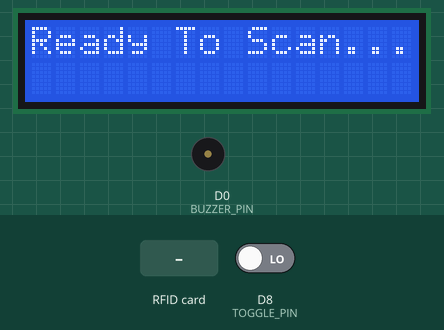
A sketch run on a simulated ESP8266 (NodeMCU). Shown: 16×2 character LCD, buzzer (waves = sounding, pin HIGH). The inputs (shaded band) are chosen by the test bench; at power-on: D8 (TOGGLE_PIN) LOW. WiFi joins after 1.5 s; servers stay silent unless stated; uploads are accepted with an empty reply; what the sketch prints to the serial monitor is not drawn.

Above: at 3.3 s.
3.4 s: RFID card 12 34 56 78 9A held to the reader
At 4.7 s:
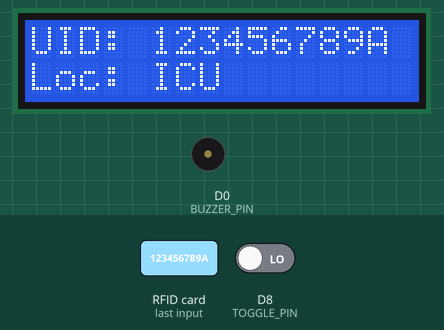
6.4 s: D8 (TOGGLE_PIN) driven HIGH
At 7.1 s:
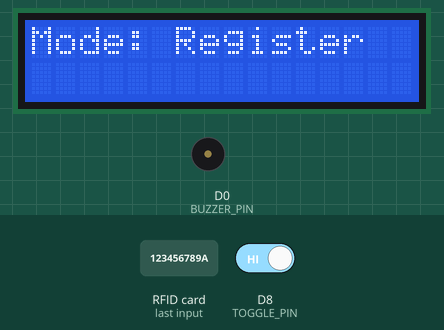
9.4 s: RFID card 5E 7A 19 C4 held to the reader
At 11.5 s:
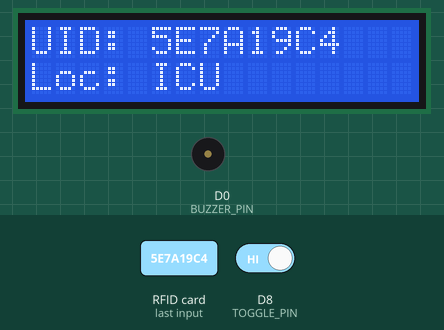
12.4 s: RFID card 12 34 56 78 9A held to the reader
At 15.2 s:
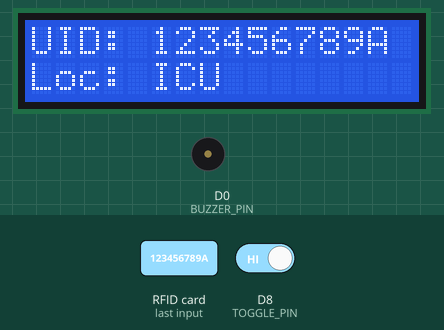
15.4 s: RFID card 5E 7A 19 C4 held to the reader
18.4 s: D8 (TOGGLE_PIN) driven LOW
At 20.6 s:
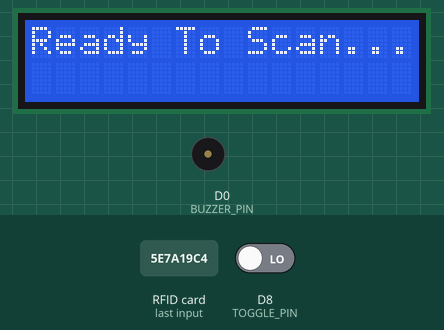
Timing chart, 0 to 20.9 s (numbered marks = the images above; inputs shaded):
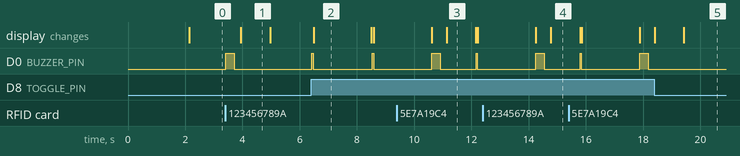

Measured:
- after the input at 3.4 s, D0 (BUZZER_PIN): LOW → HIGH at once, → LOW 0.30 s later; the display: changes after 0.55 s (image 1)
- after the input at 6.4 s, D0 (BUZZER_PIN): alternates HIGH for 0.05 s and LOW for 2.1 s, starting at once; the display: changes after 0.09 s (image 2)
- after the input at 18.4 s, D0 (BUZZER_PIN): stays LOW (without the input it goes to HIGH after 1.0 s)
- what the display in image 1 shows lasts 1.1 s, from 3.9 s to 5.0 s
- what the display in image 2 shows lasts 2.0 s, from 6.5 s to 8.5 s

The sketch:

Programme.ino
```cpp
#include <LiquidCrystal_I2C.h>
#include <Wire.h>
#include <ESP8266WiFi.h>
#include <ESP8266HTTPClient.h>
#include <SPI.h>
#include <MFRC522.h>

#define BUZZER_PIN D0
#define TOGGLE_PIN D8
#define I2C_SDA D3
#define I2C_SCL D4
#define RST_PIN D1
#define SS_PIN  D2

LiquidCrystal_I2C lcd (0x27, 16, 2);
MFRC522 rfid(SS_PIN, RST_PIN);

String CardID = "";
String ScanMsg = "Ready To Scan...";
String RegisterMsg = "Scan To Register";
String ChangeMode = "Mode:";
String Msg = "";

bool Mode = false;

// ── Reader Identity & Hardcoded Location ────────────────────────────────────
// Set the hardcoded department location and reader ID for this physical unit
const String Location = "ICU";             // e.g. "ICU", "Emergency", "Radiology", "Ward A", "Surgery", "Lab"
const String ReaderID = "READER-ICU-01";   // Unique identifier for this reader

const char* ssid = "Dialog 4G";
const char* password = "123456789A";


void setup() {

  pinMode(BUZZER_PIN, OUTPUT);
  digitalWrite(BUZZER_PIN, LOW);

  pinMode(TOGGLE_PIN, INPUT);

  Serial.begin(115200);
  SPI.begin();
  Wire.begin(I2C_SDA, I2C_SCL);

  rfid.PCD_Init();
  lcd.init();

  lcd.backlight();


  wifiConnect();

  lcd.setCursor(0, 0);
  lcd.print(ScanMsg);


}

void loop() {


  // if(!Mode){
  //   lcd.clear();
  //   lcd.setCursor(0, 0);
  //   lcd.print(ScanMsg);
  // }

  if (digitalRead(TOGGLE_PIN)){
    digitalWrite(BUZZER_PIN, HIGH);
    delay(50);
    digitalWrite(BUZZER_PIN, LOW);

    if(Mode){
        lcd.clear();
        lcd.setCursor(0, 0);
        lcd.print(ChangeMode + " Scan");

        delay(2000);

        Msg = ScanMsg;

        lcd.clear();
        lcd.setCursor(0, 0);
        lcd.print(Msg);

        Mode = false;
    }else{

        lcd.clear();
        lcd.setCursor(0, 0);
        lcd.print(ChangeMode + " Register");

        delay(2000);

        Msg = RegisterMsg;

        lcd.clear();
        lcd.setCursor(0, 0);
        lcd.print(Msg);

        Mode = true;
    }

  }

  if(rfid.PICC_IsNewCardPresent()){

     if(rfid.PICC_ReadCardSerial()){

    digitalWrite(BUZZER_PIN, HIGH);
    delay(300);
    digitalWrite(BUZZER_PIN, LOW);

    CardID.clear();

    for (byte i=0; i < rfid.uid.size; i++){
      if (rfid.uid.uidByte[i] < 0x10){
        CardID += "0";
      }

      CardID += String(rfid.uid.uidByte[i], HEX);

    }

    CardID.toUpperCase();

    postRequest(CardID, Mode);

    lcd.clear();
    lcd.setCursor(0, 0);
    lcd.print("UID: " + CardID);
    lcd.setCursor(0, 1);
    lcd.print("Loc: " + Location);

    rfid.PICC_HaltA();
    rfid.PCD_StopCrypto1();

    delay(1000);

    lcd.clear();
    lcd.setCursor(0, 0);

    if(!Mode){
      lcd.print(ScanMsg);
    }else{
      lcd.print(RegisterMsg);
    }

    }else{
      return;
    }
  }else{
    return;
  }

}


void wifiConnect() {

  WiFi.begin(ssid,password);

  while(WiFi.status() != WL_CONNECTED){
    Serial.println("Trying to Connect to Wifi.....");
    delay(1000);
  }

  if (WiFi.status() == WL_CONNECTED){
    Serial.println("Wifi Connected");
  }

}

void postRequest(String CardID, bool mode){

  if (WiFi.status() == WL_CONNECTED){

    HTTPClient http;
    WiFiClient client;

    http.begin(client,"http://192.168.8.159:8080/api/rfid/scan.php");
    http.addHeader("Content-Type", "application/json");

    // Correct JSON format with hardcoded Location and ReaderID
    String registerJson = "{"
            "\"mode\":\"register\","
            "\"tag_id\":\"" + CardID + "\","
            "\"location\":\"" + Location + "\","
            "\"reader_id\":\"" + ReaderID + "\""
            "}";

    String scanJson = "{"
            "\"mode\":\"scan\","
            "\"tag_id\":\"" + CardID + "\","
            "\"location\":\"" + Location + "\","
            "\"reader_id\":\"" + ReaderID + "\""
            "}";

    int responseCode = 0;
    if (mode){
        responseCode = http.POST(registerJson);
        Serial.print("Register Payload: ");
        Serial.println(registerJson);
    }else{
        responseCode = http.POST(scanJson);
        Serial.print("Scan Payload: ");
        Serial.println(scanJson);
    }

    Serial.print("Response Code: ");
    Serial.println(responseCode);

    http.end();

  }

}
```
